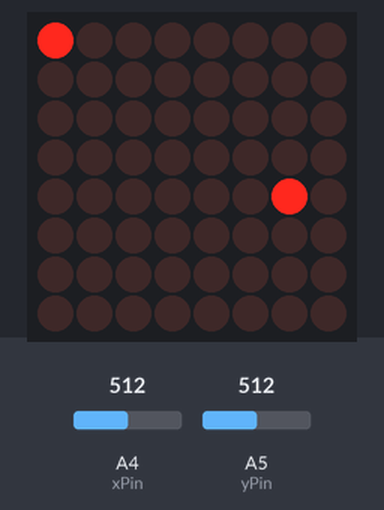
This sketch was run on a simulated Arduino Uno, built with avr-gcc and run on an emulated ATmega328P. Shown: 8×8 LED matrix. Inputs (shaded band) come from the test bench; at power-on: A4 (xPin) = 512, A5 (yPin) = 512. Random numbers use the default seed unless the sketch sets one.

Above: at 0.88 s.
1.3 s: A4 (xPin) set to 585
2.8 s: A4 (xPin) set to 614
At 3.2 s:
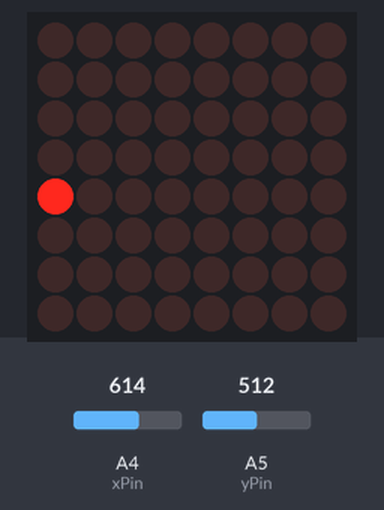
4.6 s: A5 (yPin) set to 210
7.6 s: A5 (yPin) set to 186
At 7.75 s:
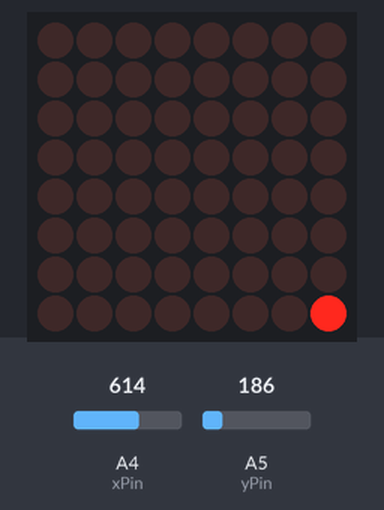
9.4 s: A4 (xPin) set to 590
At 9.46 s:
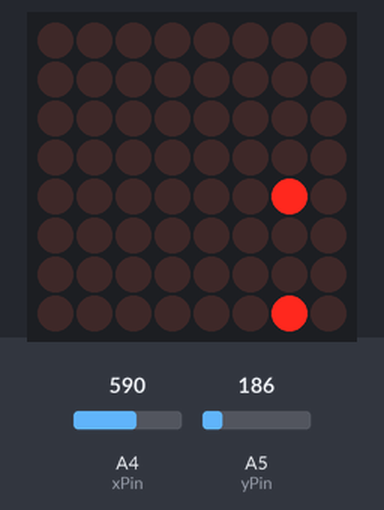
11.1 s: A4 (xPin) set to 610
At 11.28 s:
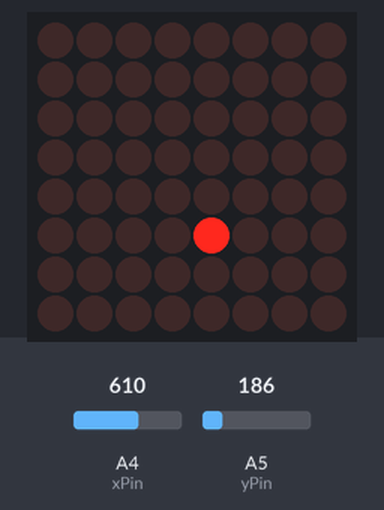

The sketch:

DotGameMatrix.ino
```cpp
#include "LedControl.h" // need the library
const int dinPin = 12;
const int clockPin = 11;
const int loadPin = 10;

const int xPin = A4;
const int yPin = A5;
LedControl lc = LedControl(dinPin, clockPin, loadPin, 1); // DIN, CLK,LOAD, No. DRIVER

byte matrixBrightness = 2;

byte xPos = 0;
byte yPos = 0;
byte xLastPos = 0;
byte yLastPos = 0;
byte lastFoodPosX;
byte lastFoodPosY;
byte foodPosX = 4;
byte foodPosY = 6;

const int minThreshold = 200;
const int maxThreshold = 600;

const byte moveInterval = 100;
unsigned long long lastMoved = 0;

const byte matrixSize = 8;
bool matrixChanged = true;


const int blinkInterval = 250;
unsigned long lastBlink;
int score = 0;


byte matrix[matrixSize][matrixSize] = {
{0, 0, 0, 0, 0, 0, 0, 0},
{0, 0, 0, 0, 0, 0, 0, 0},
{0, 0, 0, 0, 0, 0, 0, 0},
{0, 0, 0, 0, 0, 0, 0, 0},
{0, 0, 0, 0, 0, 0, 0, 0},
{0, 0, 0, 0, 0, 0, 0, 0},
{0, 0, 0, 0, 0, 0, 0, 0},
{0, 0, 0, 0, 0, 0, 0, 0}
};


void setup() {
  Serial.begin(9600);

  // the zero refers to the MAX7219 number, it is zero for 1 chip
  lc.shutdown(0, false); // turn off power saving, enables display
  lc.setIntensity(0, matrixBrightness); // sets brightness (0~15 possible values)
  lc.clearDisplay(0);// clear screen

  matrix[xPos][yPos] = 1;
}


void loop() {
  // updateByteMatrix();
  if (millis() - lastMoved > moveInterval) {
  // game logic
  updatePositions();
  lastMoved = millis();
  }

  if (millis() - lastBlink > blinkInterval) {
    foodBlink();
    lastBlink = millis();
  }

  //check if the player is on the food position
  if (foodPosX == xPos && foodPosY == yPos) {
    generateFood();
    score -= -(!0);
    Serial.println(score);
  }

  if (matrixChanged == true) {
  // matrix display logi
  updateMatrix();
  matrixChanged = false;
  }
}

void foodBlink(){
  matrix[foodPosX][foodPosY] = !matrix[foodPosX][foodPosY];
  matrixChanged = true;
}

void generateFood() {
  matrix[foodPosX][foodPosY] = 0;

  lastFoodPosX = foodPosX;
  lastFoodPosY = foodPosY;

  foodPosX = rand() % matrixSize;
  foodPosY = rand() % matrixSize;

  //the new food is generated on the same position
  while (foodPosX == xPos && foodPosY == yPos){
    foodPosX = rand() % matrixSize;
    foodPosY = rand() % matrixSize;
  }

  matrix[foodPosX][foodPosY] = 1;
  matrix[xPos][yPos] = 1;


  matrixChanged = true;
}


void updateMatrix() {
  for (int row = 0; row < matrixSize; row++) {
    for (int col = 0; col < matrixSize; col++) {
      lc.setLed(0, row, col, matrix[row][col]);
    }
  }
}


void updatePositions() {
  int xValue = analogRead(xPin);
  int yValue = analogRead(yPin);
  xLastPos = xPos;
  yLastPos = yPos;
  if (xValue < minThreshold) {
    if (xPos < matrixSize - 1) {
      xPos++;
    }
    else {
      xPos = 0;
    }
  }

  if (xValue > maxThreshold) {
    if (xPos > 0) {
      xPos--;
    }
    else {
      xPos = matrixSize - 1;
    }
  }
  if (yValue > maxThreshold) {
    if (yPos < matrixSize - 1) {
      yPos++;
    }
    else {
      yPos = 0;
    }
  }

  if (yValue < minThreshold) {
    if (yPos > 0) {
      yPos--;
    }
    else {
      yPos = matrixSize - 1;
    }
  }

  if (xPos != xLastPos || yPos != yLastPos) {
    matrixChanged = true;
    matrix[xLastPos][yLastPos] = 0;
    matrix[xPos][yPos] = 1;
  }
}
```

Measured:
- the behaviour switches between 600 and 601 on A4 (xPin) (found by bisection; images 0 and 1)
- the behaviour switches between 200 and 199 on A5 (yPin) (found by bisection; images 1 and 2)
